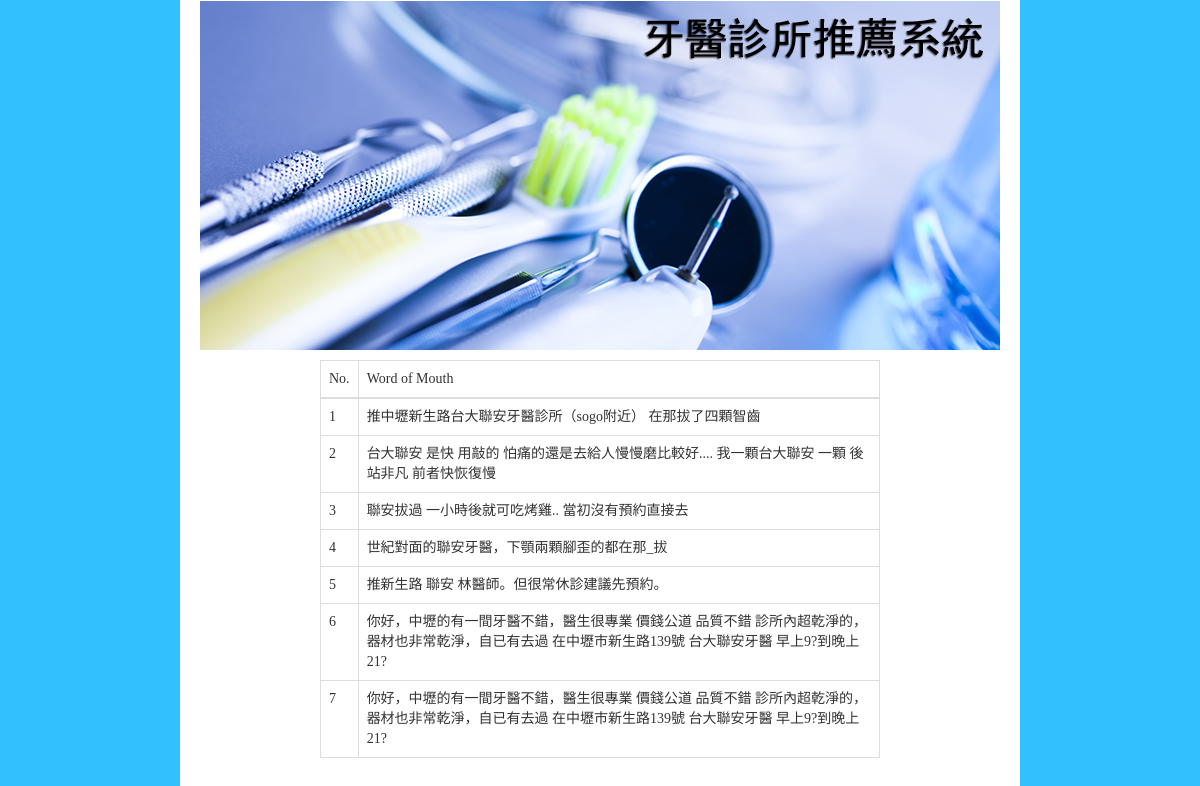
The page /pr/detail/240/ on the database its author committed.
### recommendation/models.py (models this page shows, shortened)
class HospitalComment(models.Model):
    hospital = models.ForeignKey(Hospital)
    content = models.TextField(max_length=1000, null=False)

### recommendation/views/views.py (the view)
# urls.py: url(r'^pr/detail/(?P<id>\d+)/$', detail, name='detail'),
def detail(request, id):
    comment = HospitalComment.objects.filter(hospital_id=id)
    return render(request, 'detail.html', {'comment': comment})

### templates/detail.html (shortened to what this page needs)
{% extends 'module/base.html' %}
{% block body %}
    <div align="center">
        <div class="outer">
            <div class="banner"></div>
            <div class="content">
                <table class="table table-bordered" style="width: 70%">
                    <thead>
                    <tr>
                        <td>No.</td>
                        <td>Word of Mouth</td>
                    </tr>
                    </thead>
                    <tbody>
                    {% for c in comment %}
                        <tr>
                            <td>{{ forloop.counter }}</td>
                            <td>{{ c.content }}</td>
                        </tr>
                    {% endfor %}
                    </tbody>
                </table>
            </div>
        </div>
    </div>
{% endblock %}

### templates/module/base.html (shortened to what this page needs)
{% include 'module/head.html' %}
<body style="font-family: 微軟正黑體; background-color:#31c1ff">
    {% block body %}
    {% endblock %}
</body>
</html>

### templates/module/head.html (shortened to what this page needs)
<!DOCTYPE html>
<html lang="en">
<head>
    <link rel="stylesheet" href="https://maxcdn.bootstrapcdn.com/bootstrap/3.3.7/css/bootstrap.min.css">
    {% load staticfiles %}
    <link href='{% static "o/css/densearch.css" %}' type="text/css" rel="stylesheet">

### static/o/css/densearch.css (style rules this page uses)
.outer { width: 840px; float: none; background-color: #FFFFFF; height:auto; }
.content { width: 800px; float: none; padding-top: 10px; padding-right: 0; padding-bottom: 10px; padding-left: 0; }
.banner { width: 800px; height:350px; float: none; padding-right: 0; padding-bottom: 10px; padding-left: 0; background-image: url('../../img/dentist_banner_background.jpg'); background-position:bottom; background-repeat:no-repeat; }

### rows shown on the page
HospitalComment: content "推中壢新生路台大聯安牙醫診所（sogo附近） 在那拔了四顆智齒"
HospitalComment: content "台大聯安 是快 用敲的 怕痛的還是去給人慢慢磨比較好.... 我一顆台大聯安 一顆 後站非凡 前者快恢復慢"
HospitalComment: content "聯安拔過 一小時後就可吃烤雞.. 當初沒有預約直接去"
HospitalComment: content "世紀對面的聯安牙醫，下顎兩顆腳歪的都在那_拔"
HospitalComment: content "推新生路 聯安 林醫師。但很常休診建議先預約。"
HospitalComment: content "你好，中壢的有一間牙醫不錯，醫生很專業 價錢公道 品質不錯 診所內超乾淨的，器材也非常乾淨，自已有去過 在中壢市新生路139號 台大聯安牙醫 早上9?到晚上21?"
HospitalComment: content "你好，中壢的有一間牙醫不錯，醫生很專業 價錢公道 品質不錯 診所內超乾淨的，器材也非常乾淨，自已有去過 在中壢市新生路139號 台大聯安牙醫 早上9?到晚上21?"
